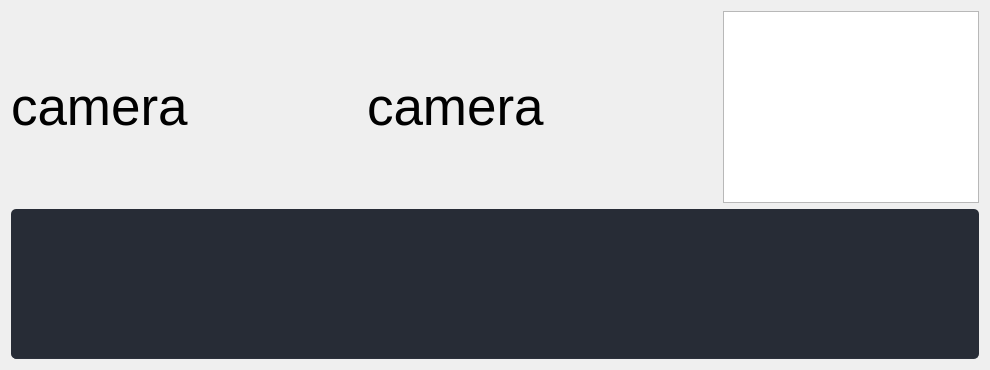
                  <widget class="QWidget" name="page_camera">
                   <layout class="QVBoxLayout" name="verticalLayout_10">
                    <item>
                     <layout class="QGridLayout" name="gridLayout_3" rowstretch="0">
                      <property name="leftMargin">
                       <number>0</number>
                      </property>
                      <property name="topMargin">
                       <number>0</number>
                      </property>
                      <property name="rightMargin">
                       <number>0</number>
                      </property>
                      <property name="bottomMargin">
                       <number>0</number>
                      </property>
                      <property name="spacing">
                       <number>6</number>
                      </property>
                      <item row="0" column="0">
                       <widget class="QLabel" name="camera">
                        <property name="sizePolicy">
                         <sizepolicy hsizetype="Expanding" vsizetype="Expanding">
                          <horstretch>0</horstretch>
                          <verstretch>0</verstretch>
                         </sizepolicy>
                        </property>
                        <property name="minimumSize">
                         <size>
                          <width>350</width>
                          <height>0</height>
                         </size>
                        </property>
                        <property name="maximumSize">
                         <size>
                          <width>16777215</width>
                          <height>16777215</height>
                         </size>
                        </property>
                        <property name="font">
                         <font>
                          <family>Segoe UI</family>
                          <pointsize>40</pointsize>
                         </font>
                        </property>
                        <property name="styleSheet">
                         <string notr="true"/>
                        </property>
                        <property name="text">
                         <string>camera</string>
                        </property>
                        <property name="alignment">
                         <set>Qt::AlignLeading|Qt::AlignLeft|Qt::AlignVCenter</set>
                        </property>
                       </widget>
                      </item>
                      <item row="0" column="1">
                       <widget class="QLabel" name="camera_2">
                        <property name="sizePolicy">
                         <sizepolicy hsizetype="Expanding" vsizetype="Expanding">
                          <horstretch>0</horstretch>
                          <verstretch>0</verstretch>
                         </sizepolicy>
                        </property>
                        <property name="minimumSize">
                         <size>
                          <width>350</width>
                          <height>0</height>
                         </size>
                        </property>
                        <property name="maximumSize">
                         <size>
                          <width>16777215</width>
                          <height>16777215</height>
                         </size>
                        </property>
                        <property name="font">
                         <font>
                          <family>Segoe UI</family>
                          <pointsize>40</pointsize>
                         </font>
                        </property>
                        <property name="styleSheet">
                         <string notr="true"/>
                        </property>
                        <property name="text">
                         <string>camera</string>
                        </property>
                        <property name="alignment">
                         <set>Qt::AlignLeading|Qt::AlignLeft|Qt::AlignVCenter</set>
                        </property>
                       </widget>
                      </item>
                      <item row="0" column="2">
                       <widget class="QListView" name="listView">
                        <property name="sizePolicy">
                         <sizepolicy hsizetype="Preferred" vsizetype="Preferred">
                          <horstretch>0</horstretch>
                          <verstretch>0</verstretch>
                         </sizepolicy>
                        </property>
                        <property name="minimumSize">
                         <size>
                          <width>170</width>
                          <height>0</height>
                         </size>
                        </property>
                        <property name="maximumSize">
                         <size>
                          <width>350</width>
                          <height>16777215</height>
                         </size>
                        </property>
                       </widget>
                      </item>
                     </layout>
                    </item>
                    <item>
                     <widget class="QTextBrowser" name="textBrowser">
                      <property name="minimumSize">
                       <size>
                        <width>0</width>
                        <height>150</height>
                       </size>
                      </property>
                      <property name="maximumSize">
                       <size>
                        <width>16777215</width>
                        <height>150</height>
                       </size>
                      </property>
                      <property name="styleSheet">
                       <string notr="true">QTextBrowser {	
	background-color: rgb(39, 44, 54);
	padding: 10px;
	border-radius: 5px;
	gridline-color: rgb(44, 49, 60);
	border-bottom: 1px solid rgb(44, 49, 60);
}</string>
                      </property>
                     </widget>
                    </item>
                   </layout>
                  </widget>
